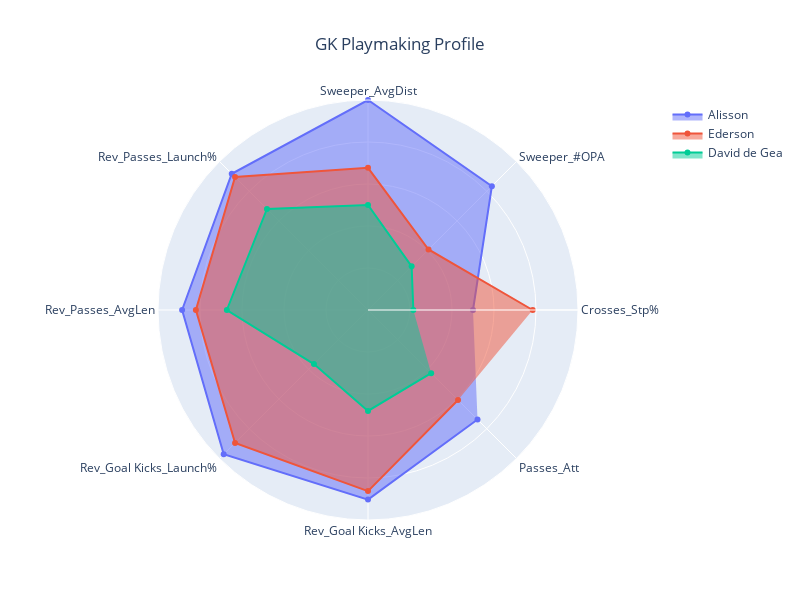

The code cell stored with this chart in its notebook:
### Markdown cell above
### Alisson & Ederson

### Code cell
fig = utils.plot_radar(player_dict={
    'Alisson':utils.generate_stats(df_ms, 'Alisson', final_metrics),
    'Ederson':utils.generate_stats(df_ms, 'Ederson', final_metrics),
    # 'Aaron Ramsdale':utils.generate_stats(df_ms, 'Aaron Ramsdale', final_metrics),
    'David de Gea':utils.generate_stats(df_ms, 'David de Gea', final_metrics)
    }, 
                       categories=final_metrics, title='GK Playmaking Profile', value='Statistics')

### Figure 1 — Plotly figure (JSON) as saved in the notebook; plotly's stock layout.template omitted (floating-point values rounded to 4 significant figures)
{"data": [{"fill": "toself", "name": "Alisson", "r": [0.5, 0.8341, 1, 0.9175, 0.8852, 0.9717, 0.9029, 0.7376], "theta": ["Crosses_Stp%", "Sweeper_#OPA", "Sweeper_AvgDist", "Rev_Passes_Launch%", "Rev_Passes_AvgLen", "Rev_Goal Kicks_Launch%", "Rev_Goal Kicks_AvgLen", "Passes_Att"], "type": "scatterpolar"}, {"fill": "toself", "name": "Ederson", "r": [0.7841, 0.4076, 0.6771, 0.8952, 0.8197, 0.8952, 0.8623, 0.6063], "theta": ["Crosses_Stp%", "Sweeper_#OPA", "Sweeper_AvgDist", "Rev_Passes_Launch%", "Rev_Passes_AvgLen", "Rev_Goal Kicks_Launch%", "Rev_Goal Kicks_AvgLen", "Passes_Att"], "type": "scatterpolar"}, {"fill": "toself", "name": "David de Gea", "r": [0.2159, 0.2938, 0.5, 0.6804, 0.6721, 0.364, 0.4808, 0.4253], "theta": ["Crosses_Stp%", "Sweeper_#OPA", "Sweeper_AvgDist", "Rev_Passes_Launch%", "Rev_Passes_AvgLen", "Rev_Goal Kicks_Launch%", "Rev_Goal Kicks_AvgLen", "Passes_Att"], "type": "scatterpolar"}], "layout": {"height": 600, "polar": {"radialaxis": {"range": [0, 1], "showticklabels": false, "visible": true}}, "showlegend": true, "title": {"text": "GK Playmaking Profile", "x": 0.5}, "width": 800}}
